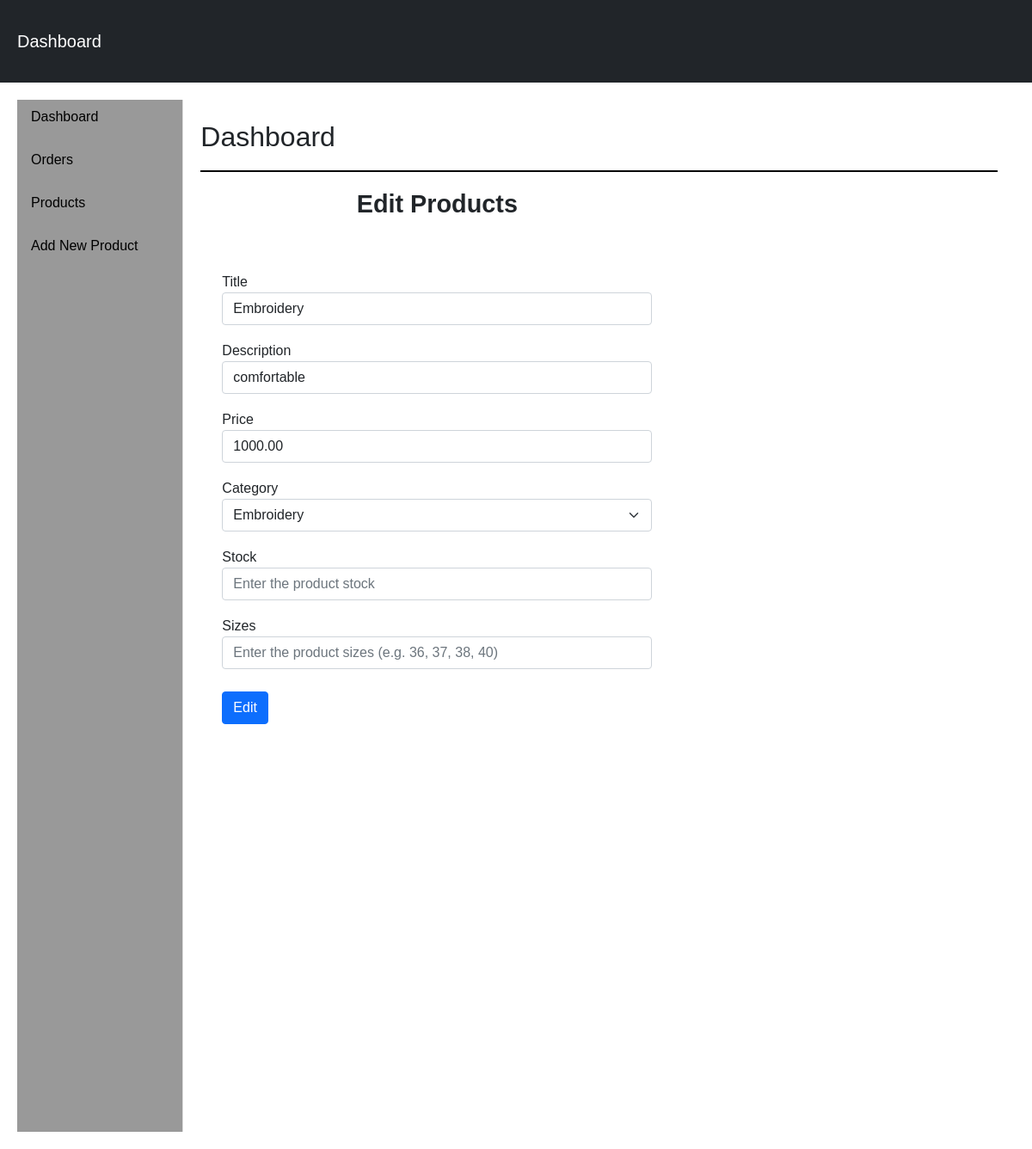
/admin/edit_product.php?product_id=25, run on the app's committed database.
### tables this page shows
CREATE TABLE IF NOT EXISTS `products` (
  `product_id` int(11) NOT NULL AUTO_INCREMENT,
  `product_name` varchar(100) NOT NULL,
  `product_category` varchar(100) NOT NULL,
  `product_description` mediumtext NOT NULL,
  `stock` int(11) NOT NULL,
  `sizes` varchar(255) NOT NULL,
  `product_image` varchar(255) NOT NULL,
  `product_image2` varchar(255) NOT NULL,
  `product_image3` varchar(255) NOT NULL,
  `product_image4` varchar(255) NOT NULL,
  `product_price` decimal(10,2) NOT NULL,
  PRIMARY KEY (`product_id`)
);

### admin/edit_product.php (the view, shortened to what this page needs)
<?php  include('header.php'); ?>
<?php
            if(isset($_GET['product_id'])){
                $product_id =$_GET['product_id'];
            $stmt = $conn->prepare("SELECT * FROM products WHERE product_id=?");
            $stmt->bind_param('i', $product_id);
            $stmt->execute();
            $products = $stmt->get_result();
            }else{
                header('location: products.php');
            }
?>
<div class="container-fluid">
  <div class="row">
    <div class="col-md-2 sidebar">
      <ul class="nav flex-column">
        <li class="nav-item">
          <a class="nav-link active" href="index.php">Dashboard</a>
        </li>
        <li class="nav-item">
          <a class="nav-link" href="index.php">Orders</a>
        </li>
        <li class="nav-item">
          <a class="nav-link" href="products.php">Products</a>
        </li>
        <li class="nav-item">
          <a class="nav-link" href="add_product.php">Add New Product</a>
        </li>
      </ul>
    </div>
    <div class="col-md-10 main">
      <div class="pt-1 pb-2">
        <h1 class="h2">Dashboard</h1>
        <hr class="dsh_hori">
        <div class="btn-toolbar mb-2 mb-md-0">
          <div class="section-container">
            <h2>Edit Products</h2>
            <div class="table-responsive ">
                <div class="mx-auto">
                    <form id="edit-form" method="POST" action="edit_product.php">
                        <div class="form-group mt-2">
                            <?php foreach($products as $product){?>
                            <label>Title</label>
                            <input type="text" class="form-control w-100" name="title" id="product-name" value="<?php echo $product['product_name']; ?>" placeholder="Enter the product title" required/>
                        </div>
                        <div class="form-group mt-2">
                            <label>Description</label>
                            <input type="text" class="form-control" name="description" id="product-desc" value="<?php echo $product['product_description']; ?>" placeholder="Enter the product description" required/>
                        </div>
                        <div class="form-group mt-2">
                            <label>Price</label>
                            <input type="text" class="form-control" name="price" id="product-price" value="<?php echo $product['product_price']; ?>" placeholder="Enter the product price" required/>
                        </div>
                        <div class="form-group mt-2">
                            <label>Category</label>
                            <select class="form-select" required name="category">
                                <option value="embroidery">Embroidery</option>
                            </select>
                        </div>
                        <div class="form-group mt-2">
                          <label>Stock</label>
                          <input type="number" class="form-control" name="stock" id="product-stock" value="" placeholder="Enter the product stock" required/>
                        </div>
                        <div class="form-group mt-2">
                            <label>Sizes</label>
                            <input type="text" class="form-control" name="sizes" id="product-sizes" value="" placeholder="Enter the product sizes (e.g. 36, 37, 38, 40)" required/>
                        </div>
                        <div class="form-group mt-3">
                            <input type="submit" class="btn btn-primary" id="edit-btn" name="edit_btn" value="Edit"/>
                        </div>
                        <?php } ?>
                    </form>
                </div>
            </div>
          </div>
        </div>
      </div>
    </div>
    </body>
</html>

### admin/dashboard.css (style rules this page uses)
* { padding: 0; margin: 0; box-sizing: border-box; }
body { font-family: 'Poppins', sans-serif; width: 100%; height: auto; }
h1 { font-size: 2.5rem; font-weight: 700; }
h2 { font-size: 1.8rem; font-weight: 600; }
body { font-family: Arial, sans-serif; margin: 0; padding: 0; }
.sidebar { background-color: rgba(0, 0, 0, 0.4); padding: 20px; border-right: 1px solid #ddd; height: 150vh; }
.sidebar ul { list-style: none; margin: 0; padding: 0; }
.sidebar li { margin-bottom: 10px; }
.sidebar a { color: #000000; }
.section-container { display: flex; flex-direction: column; align-items: center; }
.section-container h2 { margin-bottom: 20px; }
.main hr { width: 100%; height: 2px; border-color: #000; }
.table-responsive { width: 100%; padding: 20px; }
.container-fluid { padding: 20px; }
.row { margin: 0; }
.col-md-2 { padding: 0; }
.col-md-10 { padding: 20px; }
input.form-control { width: 500px !important; }
hr { width: 4rem; border-width: 1px; text-align: center; border-color: coral; border-style: solid ; margin: 20px auto; opacity: 1; }
.form-group { padding: 5px; }

### data on the page
products: title "Embroidery", description "comfortable", price "1000.00"
